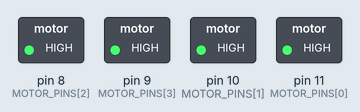
This sketch was run on a simulated Arduino Uno, built with avr-gcc and run on an emulated ATmega328P. Shown: switched loads named in the sketch (green lamp = pin HIGH).

Above: at 0.1 s.
At 1.1 s:
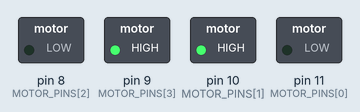
At 2.1 s:
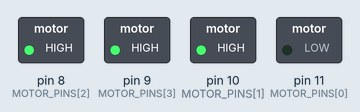
At 3.1 s:
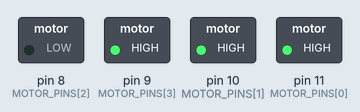
At 4.1 s:
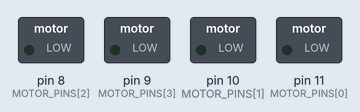
Timing chart, 0 to 5.6 s (numbered marks = the images above):
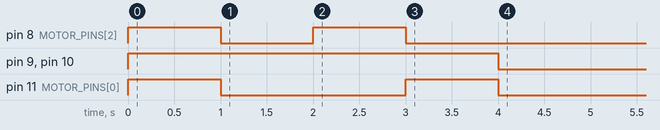

The sketch:

01_motor_driver.ino
```cpp
const uint8_t MOTOR_PINS[] = {
  11,  //motor A direction pin
  10,  //motor A speed pin
  8,   //motor B direction pin
  9    // motor b speed pin
};

uint8_t speed = 255; //255 = 100% (full speed)
uint16_t dura = 1000; // 1000 milliseconds = 1 second

void drive(uint8_t maDir, uint8_t maSpeed, uint8_t mbDir, uint8_t mbSpeed) {
  digitalWrite(MOTOR_PINS[0], maDir);
  analogWrite(MOTOR_PINS[1], maSpeed);
  digitalWrite(MOTOR_PINS[2], mbDir);
  analogWrite(MOTOR_PINS[3], mbSpeed);
}
void forward() {
  drive(HIGH, speed, HIGH, speed);
}
void backward() {
  drive(LOW, speed, LOW, speed);
}
void stop() {
  drive(LOW, 0, LOW, 0);
}
void right() {
  drive(HIGH, speed, LOW, speed);
}
void left() {
  drive(LOW, speed, HIGH, speed);
}
void setup() {
  pinMode(MOTOR_PINS[0], OUTPUT);
  pinMode(MOTOR_PINS[2], OUTPUT);

  forward();
  delay(dura);

  backward();
  delay(dura);

  left();
  delay(dura);

  right();
  delay(dura);

  stop();
}
void loop() {}
```
